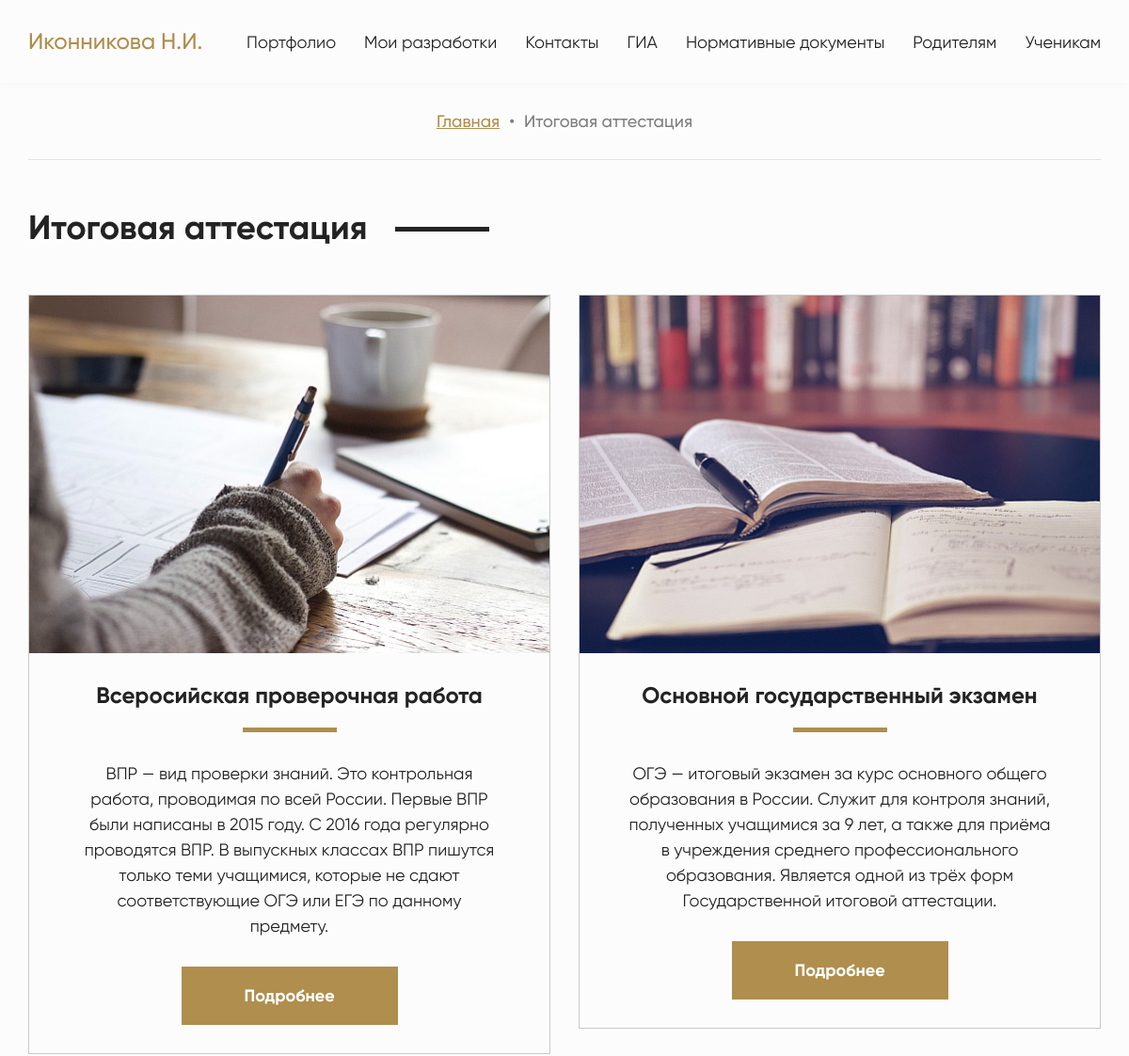
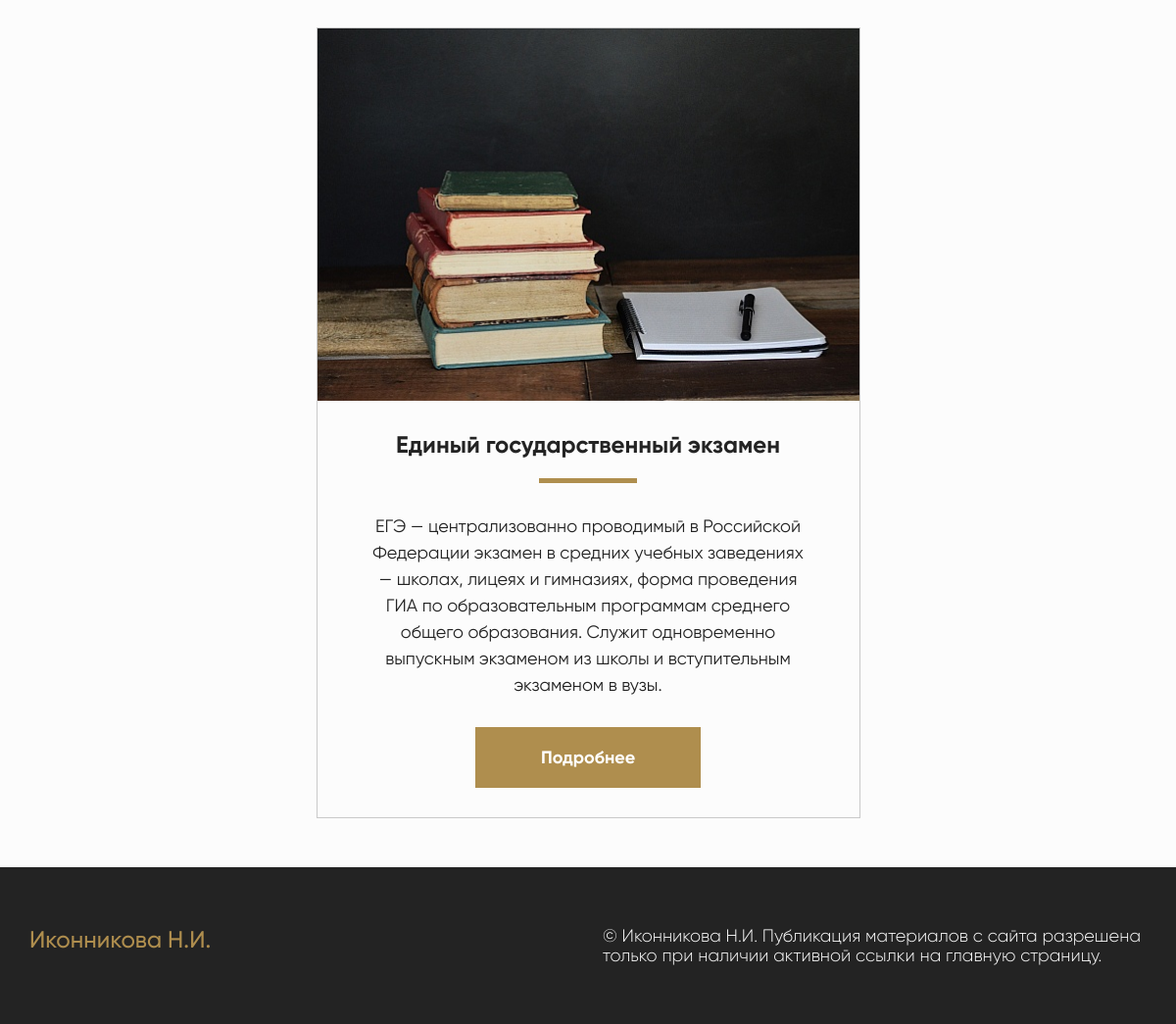
The app's page /exams/ with its own data (2 pictures, top to bottom).
### articles/models.py (models this page shows, shortened)
class Article(models.Model):
	Title = models.CharField("Заголовок", max_length = 50)
	Category = models.ForeignKey("ArticleCategory", on_delete = models.CASCADE, default = None, blank = True)
	Preview = ThumbnailerImageField("Изображение", default='students.jpg', resize_source = dict(quality=95, size=(770, 770), sharpen=True))
	Text = models.TextField("Текст")
	Pub_date = models.DateField("Дата публикации")
	class Meta:
		verbose_name = 'Статья'
		verbose_name_plural = 'Статьи'

### articles/views.py (the view)
# urls.py: path('exams/', views.exams, name = 'exams'),
def exams(request):
	exams = Article.objects.filter(Category__id = 6)
	return render(request, 'exams.html', locals())

### articles/templates/exams.html (shortened to what this page needs)
{% extends 'base.html'%}
{% load static %}
{% block styles %}
	<link rel="stylesheet" href="{% static 'css-min/exams.min.css' %}">
{% endblock %}
{% block content %}
	<section class="bread-crumbs">
		<div class="container">
			<ul class="links">
				<li class="bread-link active"><a class="crumbs-link" href="/">Главная</a></li>
				<li class="bullet bread-link">•</li>
				<li class="bread-link">Итоговая аттестация</li>
			</ul>
		</div>
	</section>
	<section class="exams">
		<div class="container">
			<h2 class="contact-headline"><span class="text">Итоговая аттестация</span></h2>
			<ul class="exams-list">
				{% for exam in exams %}
					<li class="exam">
						<div class="top-part" style="background-image: url('{{ exam.Preview.url }}')"></div>
						<div class="bottom-part">
							<h3 class="exam-headline"><span class="text">{{ exam.Title }}</span></h3>
							<p class="description">{{ exam.Text }}</p>
							<a href="{% url 'article' exam.id %}"><button class="btn">Подробнее</button></a>
						</div>
					</li>
				{% endfor %}
			</ul>
		</div>
	</section>
{% endblock %}

### records on screen
Article: Preview (picture), Title "Всеросийская проверочная работа", Text "ВПР — вид проверки знаний. Это контрольная работа, проводимая по всей России. Первые ВПР были написаны в 2015 году. С 2016 года регулярно проводятся ВПР. В выпускных классах ВПР пишутся только теми учащимися, которые не сдают соответствующие ОГЭ или ЕГЭ по данному предмету."
Article: Preview (picture), Title "Основной государственный экзамен", Text "ОГЭ — итоговый экзамен за курс основного общего образования в России. Служит для контроля знаний, полученных учащимися за 9 лет, а также для приёма в учреждения среднего профессионального образования. Является одной из трёх форм Государственной итоговой аттестации."
Article: Preview (picture), Title "Единый государственный экзамен", Text "ЕГЭ — централизованно проводимый в Российской Федерации экзамен в средних учебных заведениях — школах, лицеях и гимназиях, форма проведения ГИА по образовательным программам среднего общего образования. Служит одновременно выпускным экзаменом из школы и вступительным экзаменом в вузы."
